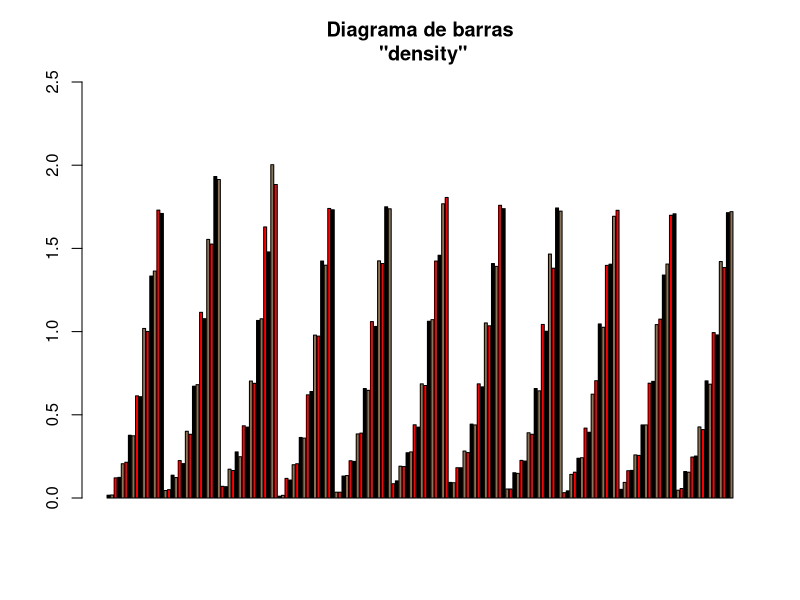

Source code (R):
## ---- chunk 1
df = DNase
df
df$density
## ---- chunk 2
barplot(df$density, beside = TRUE,
        legend.text = TRUE, ylim = c(0, 2.5),
        col = c("black", "burlywood4", "red"),
        main = "Diagrama de barras\n \"density\""
        )
